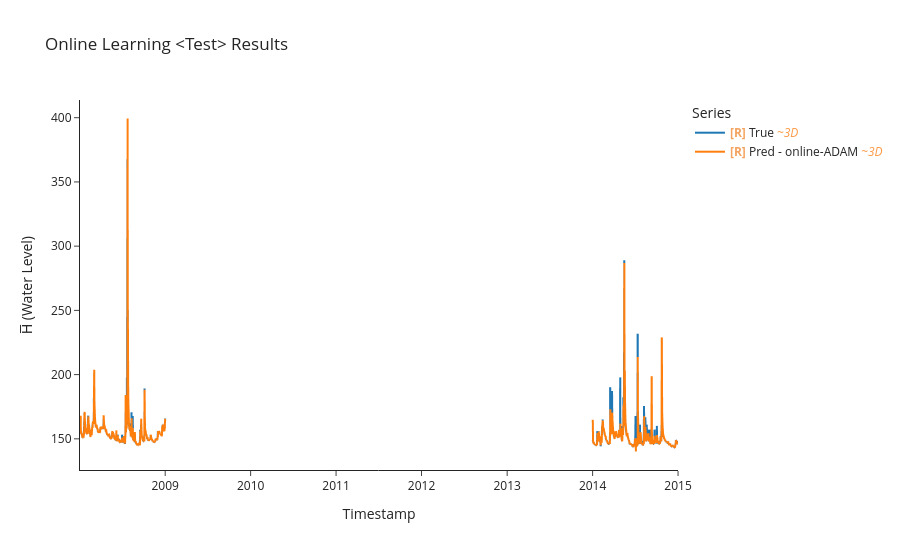

Notebook code cell kept with this figure:
### Code cell
# evaluation on test set
y_true_test, y_pred_test, time_indices_test = uf.model_evaluate_with_norm(model,criterion, test_ds, test_df.index,
                                                                 LOOKBACK, HORIZON, BATCH_SIZE)
uf.calculate_metrics_and_plot({"online-ADAM": (y_true_test, y_pred_test, time_indices_test)},
                              plot_title = 'Online Learning <Test> Results',
                              export_metrics= True,
                              export_html= True,
                              export_file_name='results/testing/online/Online Learning MLP test')
# Save predictions to CSV files to be used later in Experiments
uf.export_results_to_csv({"MLP": (y_true_test, y_pred_test,time_indices_test)}, 
                         "results/testing/predictions_vs_true/online")

### Figure 1 — Plotly figure (JSON) as saved in the notebook; plotly's stock layout.template omitted (floating-point values rounded to 4 significant figures; data arrays with more than 128 entries replaced by an {"elided": "..."} marker saying what was removed)
{"data": [{"hovertemplate": "Legend=True<br>Timestamp=%{x}<br>H̅ (Water Level)=%{y}<extra></extra>", "legendgroup": "True", "line": {"color": "#1f77b4", "dash": "solid", "width": 2}, "marker": {"symbol": "circle"}, "mode": "lines", "name": "<b style=\"color:sandybrown\">[R]</b> True <i style=\"color:#fc9944\">~3D</i>", "showlegend": true, "type": "scattergl", "uid": "e5305619-a60e-45e3-9cf0-664ff78df489", "x": {"elided": "1001 str values"}, "xaxis": "x", "y": {"elided": "1001 float values"}, "yaxis": "y"}, {"hovertemplate": "Legend=Pred - online-ADAM<br>Timestamp=%{x}<br>H̅ (Water Level)=%{y}<extra></extra>", "legendgroup": "Pred - online-ADAM", "line": {"color": "#ff7f0e", "dash": "solid", "width": 2}, "marker": {"symbol": "circle"}, "mode": "lines", "name": "<b style=\"color:sandybrown\">[R]</b> Pred - online-ADAM <i style=\"color:#fc9944\">~3D</i>", "showlegend": true, "type": "scattergl", "uid": "8b8903d8-cde2-4e9e-a6bd-137ed2696b32", "x": {"elided": "1001 str values"}, "xaxis": "x", "y": {"elided": "1001 float values"}, "yaxis": "y"}], "layout": {"height": 550, "legend": {"title": {"text": "Series"}, "tracegroupgap": 0}, "title": {"text": "Online Learning <Test> Results"}, "xaxis": {"anchor": "y", "domain": [0, 1], "title": {"text": "Timestamp"}}, "yaxis": {"anchor": "x", "domain": [0, 1], "title": {"text": "H̅ (Water Level)"}}}}
